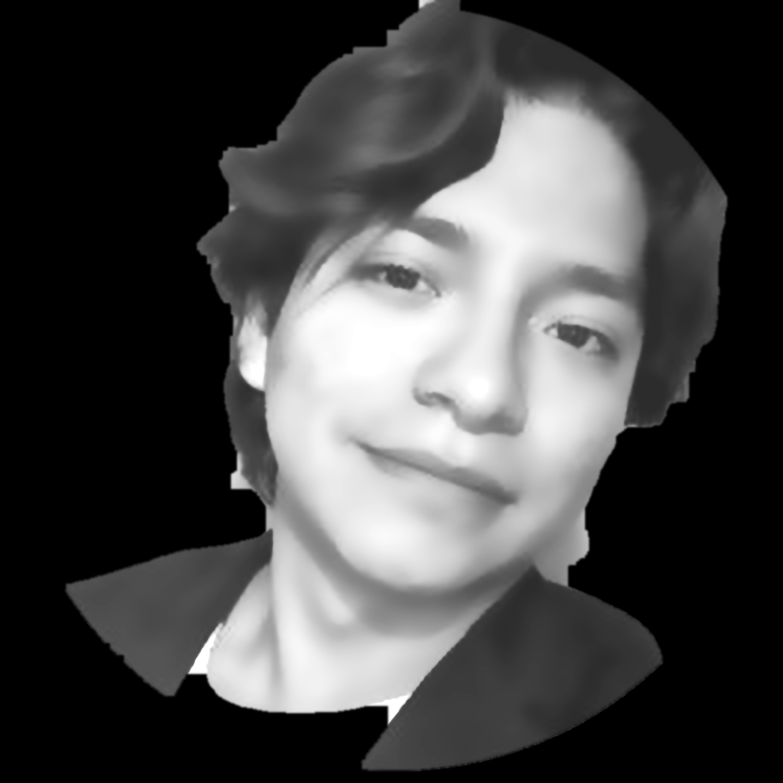
#> input picture assets/source-prepped.png, 783 x 783 px
$ python make_ascii_svg.py
#> lines starting #> are read from the running program, lines starting #| are printed output that depends on the picture
"""Convierte un retrato en un SVG ASCII monocromo que se "escribe" como una
terminal y se congela.

Por qué positivo y no negativo: el SVG dibuja tinta clara sobre fondo oscuro, así
que el brillo percibido de una celda es su densidad de tinta. Mapear claro ->
denso (`RAMP` ascendente) reproduce la foto en positivo; el mapeo inverso
convierte la piel en un hueco negro y el pelo en un halo brillante. El fondo ya
viene a 0 desde prep_photo.py, así que cae por debajo de BLACK_FLOOR y se vuelve
espacio.

Monocromo a propósito: el color por carácter es lo que hace que los retratos
ASCII se vean sucios. Un solo color + un buen ramp de densidad se lee limpio.

GitHub renderiza SVG embebidos con <img> y ejecuta sus animaciones SMIL (no
ejecuta JS). Cada fila se revela con un barrido de recorte de izquierda a
derecha más un cursor de bloque montado en el borde del barrido, escalonado de
arriba a abajo: el retrato se imprime una vez y se queda fijo.

    python3 scripts/make_ascii_svg.py [entrada.png] [salida.svg]

    STATIC=1 python3 scripts/make_ascii_svg.py   # emite el estado final, sin animación
"""
import html
import os
import sys

import cv2
import numpy as np
from PIL import Image

HERE = os.path.dirname(os.path.abspath(__file__))
ROOT = os.path.join(HERE, "..")
SRC = sys.argv[1] if len(sys.argv) > 1 else os.path.join(ROOT, "assets", "source-prepped.png")
OUT = sys.argv[2] if len(sys.argv) > 2 else os.path.join(ROOT, "assets", "daniel-ascii.svg")

COLS, ROWS = 100, 53
CELL_W, CELL_H = 8, 15
RAMP = " .`:-=+*cs#%@"   # densidad de tinta ascendente: claro -> denso
GAMMA = 1.0
BLACK_FLOOR = 0.06       # por debajo de esto la celda queda en blanco (fondo)

PAD = 20
TITLEBAR_H = 30
STATUS_H = 30
ART_W, ART_H = COLS * CELL_W, ROWS * CELL_H
CANVAS_W = ART_W + PAD * 2
CANVAS_H = TITLEBAR_H + ART_H + STATUS_H + PAD

BG, BG2 = "#0d1117", "#111722"
FRAME = "#30363d"
TITLE_TEXT = "#7d8590"
ACCENT = "#38bdf8"       # el cian del perfil
INK = "#c9d1d9"          # el único color del ascii

ROW_DUR = 0.11
STAGGER = 0.11           # == ROW_DUR -> un solo cursor barriendo hacia abajo

USER = "daniel@github"
NAME = "Kevin Daniel Aguilar Junco"
STATIC = bool(os.environ.get("STATIC"))


def ascii_rows(path: str) -> list[str]:
    """Muestrea la imagen en una rejilla COLS x ROWS de caracteres."""
    img = np.array(Image.open(path).convert("L"))
    grid = cv2.resize(img, (COLS, ROWS), interpolation=cv2.INTER_AREA)
    rows = []
    for y in range(ROWS):
        line = []
        for x in range(COLS):
            lum = pow(grid[y, x] / 255.0, GAMMA)
            if lum <= BLACK_FLOOR:
                line.append(" ")
                continue
            idx = int(lum * (len(RAMP) - 1) + 0.5)
            line.append(RAMP[max(0, min(len(RAMP) - 1, idx))])
        rows.append("".join(line))
    return rows


def build_svg(rows: list[str]) -> str:
    art_top = TITLEBAR_H + PAD * 0.35
    font_size = CELL_H * 0.86
    p: list[str] = []

    p.append(
        f'<svg xmlns="http://www.w3.org/2000/svg" width="{CANVAS_W}" height="{CANVAS_H}" '
        f'viewBox="0 0 {CANVAS_W} {CANVAS_H}" font-family="ui-monospace, SFMono-Regular, '
        f'Menlo, Consolas, monospace">'
    )
    p.append(
        '<defs><linearGradient id="bg" x1="0" y1="0" x2="0" y2="1">'
        f'<stop offset="0" stop-color="{BG2}"/><stop offset="1" stop-color="{BG}"/>'
        "</linearGradient></defs>"
    )
    p.append(f'<rect width="{CANVAS_W}" height="{CANVAS_H}" rx="12" fill="url(#bg)"/>')
    p.append(
        f'<rect x="0.5" y="0.5" width="{CANVAS_W - 1}" height="{CANVAS_H - 1}" rx="12" '
        f'fill="none" stroke="{FRAME}" stroke-width="1"/>'
    )

    # barra de título estilo macOS
    p.append(f'<line x1="0" y1="{TITLEBAR_H}" x2="{CANVAS_W}" y2="{TITLEBAR_H}" stroke="{FRAME}"/>')
    for i, dot in enumerate(["#ff5f56", "#ffbd2e", "#27c93f"]):
        p.append(f'<circle cx="{PAD + i * 16}" cy="{TITLEBAR_H / 2}" r="5" fill="{dot}"/>')
    p.append(
        f'<text x="{CANVAS_W / 2}" y="{TITLEBAR_H / 2 + 4}" fill="{TITLE_TEXT}" font-size="12" '
        f'text-anchor="middle">{USER}: ~$ ./portrait.sh</text>'
    )

    # un <text> por fila: un solo color -> sin marcado por carácter, archivo pequeño
    for ry, line in enumerate(rows):
        row_y = art_top + ry * CELL_H
        baseline = row_y + CELL_H * 0.74
        delay = ry * STAGGER
        text = (
            f'<text xml:space="preserve" x="{PAD}" y="{baseline:.1f}" fill="{INK}" '
            f'font-size="{font_size:.1f}" textLength="{ART_W}" '
            f'lengthAdjust="spacing">{html.escape(line)}</text>'
        )
        if STATIC:
            p.append(text)
            continue
        p.append(
            f'<clipPath id="r{ry}"><rect x="{PAD}" y="{row_y:.1f}" height="{CELL_H}" width="0">'
            f'<animate attributeName="width" from="0" to="{ART_W}" begin="{delay:.3f}s" '
            f'dur="{ROW_DUR:.2f}s" fill="freeze"/></rect></clipPath>'
        )
        p.append(f'<g clip-path="url(#r{ry})">{text}</g>')
        p.append(
            f'<rect y="{row_y + 1:.1f}" width="{CELL_W}" height="{CELL_H - 2}" fill="{INK}" '
            f'opacity="0"><animate attributeName="x" from="{PAD}" to="{PAD + ART_W}" '
            f'begin="{delay:.3f}s" dur="{ROW_DUR:.2f}s" fill="freeze"/>'
            f'<set attributeName="opacity" to="0.85" begin="{delay:.3f}s"/>'
            f'<set attributeName="opacity" to="0" begin="{delay + ROW_DUR:.3f}s"/></rect>'
        )

    # barra de estado con cursor que parpadea siempre
    line_y = TITLEBAR_H + ART_H + PAD * 0.35
    text_y = line_y + 19
    prompt = f"{USER}:~$ whoami "
    cursor_x = PAD + (len(prompt) + len(NAME) + 1) * 13 * 0.6
    p.append(f'<line x1="0" y1="{line_y:.1f}" x2="{CANVAS_W}" y2="{line_y:.1f}" stroke="{FRAME}"/>')
    p.append(
        f'<text x="{PAD}" y="{text_y:.1f}" fill="{TITLE_TEXT}" font-size="13">'
        f'{html.escape(prompt)}<tspan fill="{ACCENT}">{html.escape(NAME)}</tspan></text>'
    )
    p.append(
        f'<rect x="{cursor_x:.0f}" y="{text_y - 12:.1f}" width="8" height="14" fill="{INK}">'
        f'<animate attributeName="opacity" values="1;1;0;0" keyTimes="0;0.5;0.51;1" '
        f'dur="1s" repeatCount="indefinite"/></rect>'
    )
    p.append("</svg>")
    return "".join(p)


def main() -> None:
    rows = ascii_rows(SRC)
#> in ascii_rows, img is the input picture: shape (783, 783); min 0, max 255, mean 70
#> in ascii_rows, `grid = cv2.resize(img, (COLS, ROWS), interpolation=cv2.INTER_AREA)`:
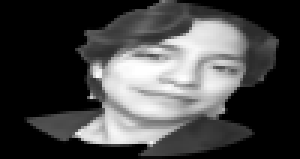
#> grid: shape (53, 100) (shown 3 times larger); min 0, max 255, mean 70
#> after the loop in ascii_rows, `for y in range(ROWS):`: rows = 53 items
#> rows = 53 items
    svg = build_svg(rows)
#> the loop in build_svg, `for ry, line in enumerate(rows):` made 53 passes
#> (row_y, baseline, delay) on passes 1 to 12: (37, 48.1, 0), (52, 63.1, 0.11), (67, 78.1, 0.22), (82, 93.1, 0.33), (97, 108.1, 0.44), (112, 123.1, 0.55), (127, 138.1, 0.66), (142, 153.1, 0.77), (157, 168.1, 0.88), (172, 183.1, 0.99), (187, 198.1, 1.1), (202, 213.1, 1.21)
#> after the loop in build_svg, `for ry, line in enumerate(rows):`: p = 168 items
    os.makedirs(os.path.dirname(OUT), exist_ok=True)
    with open(OUT, "w") as f:
        f.write(svg)
    ink = sum(1 for r in rows for c in r if c != " ") / (COLS * ROWS)
#> ink = 0.513
    print(f"wrote {OUT} {len(svg)} bytes; {CANVAS_W}x{CANVAS_H}; ink={ink:.3f}")
#| wrote scripts/../assets/daniel-ascii.svg 37817 bytes; 840x875; ink=0.513


if __name__ == "__main__":
    main()
